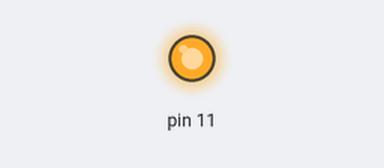
Recording of a program running on a simulated Raspberry Pi (header pin numbers). Shown: output pins drawn as LEDs (lit = HIGH).

Above: at 0.6 s.
At 3.5 s:
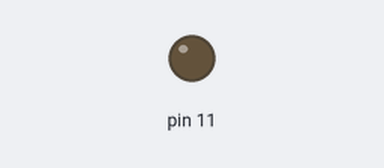
Timing chart, 0 to 5.4 s (numbered marks = the images above):
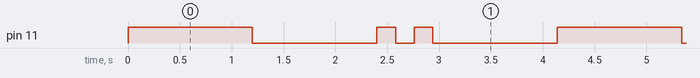

The program:

led_blink.py
```python
import RPi.GPIO as GPIO # Import Raspberry Pi GPIO library
from time import sleep # Import the sleep function from the time module

GPIO.setwarnings(False) # Ignore warning for now
GPIO.setmode(GPIO.BOARD) # Use physical pin numbering
GPIO.setup(11, GPIO.OUT, initial=GPIO.LOW) # Set pin 8 to be an output pin and set initial value to low (off)

while True: # Run forever
 GPIO.output(11, GPIO.HIGH) # Turn on
 sleep(1.2) # Sleep for 1 second
 GPIO.output(11, GPIO.LOW) # Turn off
 sleep(1.2) # Sleep for 1 second
 GPIO.output(11, GPIO.HIGH) # Turn on
 sleep(0.18) # Sleep for 1 second
 GPIO.output(11, GPIO.LOW) # Turn off
 sleep(0.18) # Sleep for 1 second
 GPIO.output(11, GPIO.HIGH) # Turn on
 sleep(0.18) # Sleep for 1 second
 GPIO.output(11, GPIO.LOW) # Turn off
 sleep(1.2) # Sleep for 1 second
```

Measured:
- by itself, pin 11: repeats every 4.1 s: LOW 1.2 s, HIGH 0.18 s, LOW 0.18 s, HIGH 0.18 s, LOW 1.2 s, HIGH 1.2 s
- by itself, everything shown: repeats every 4.1 s, in 6 steps
